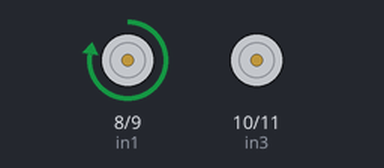
Recording of a sketch running on a simulated Arduino Uno, built with avr-gcc and run on an emulated ATmega328P. On the bench: motor-driver pin pairs drawn as motors (green arrow = first pin HIGH = forward, orange = second pin HIGH = backward, longer = more drive, scaled by the enable pin).

Above: at 6.0 s.
At 12.5 s:
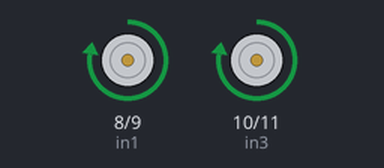
Timing chart, 0 to 21.7 s (numbered marks = the images above):
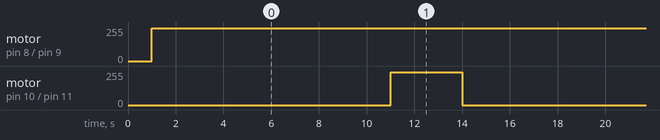

The sketch:

S3_Turning_while_moving_while_self_balancing.ino
```cpp
int ena = 5;
int enb = 6;

int in1 = 8;
int in2 = 9;
int in3 = 10;
int in4 = 11;

void setup() {
  // put your setup code here, to run once:
  Serial.begin(9600);

  pinMode(ena, OUTPUT);
  pinMode(enb, OUTPUT);

  pinMode(in1, OUTPUT);
  pinMode(in2, OUTPUT);
  pinMode(in3, OUTPUT);
  pinMode(in4, OUTPUT);

  analogWrite(ena, 500);
  analogWrite(enb, 500);
  delay(1000);
}

void loop() {
  // put your main code here, to run repeatedly:
  digitalWrite(in1, HIGH);
  digitalWrite(in2, LOW);
  digitalWrite(in3, LOW);
  digitalWrite(in4, LOW);
  delay(10000);

  digitalWrite(in1, HIGH);
  digitalWrite(in2, LOW);
  digitalWrite(in3, HIGH);
  digitalWrite(in4, LOW);
  //turning using motors
  delay(3000);

  digitalWrite(in1, HIGH);
  digitalWrite(in2, LOW);
  digitalWrite(in3, LOW);
  digitalWrite(in4, LOW);
  delay(5000);

}
```

Measured:
- by itself, motor on pin 8 (in1) / pin 9 (in2): stopped → forward 244/255 at 1.0 s
- by itself, motor on pin 10 (in3) / pin 11 (in4): alternates forward 244/255 for 3.0 s and stopped for 15.0 s
